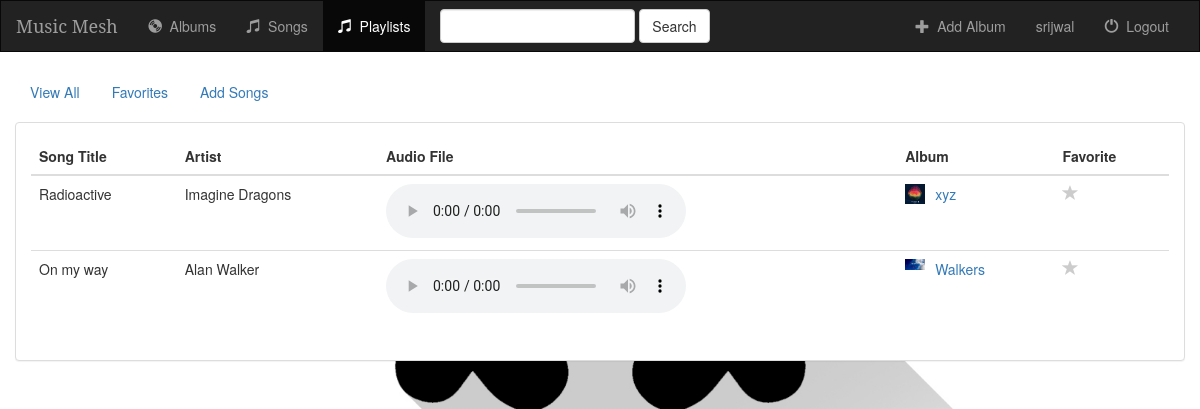
The page /music/playlist/2/ (signed in) on the database its author committed.
### music/models.py (models this page shows, shortened)
class Song(models.Model):
    album = models.ForeignKey(Album, on_delete=models.CASCADE)
    song_title = models.CharField(max_length=250)
    audio_file = models.FileField(default='', upload_to='media')
    is_favorite = models.BooleanField(default=False)

class Album(models.Model):
    user = models.ForeignKey(User, default=1, on_delete=models.CASCADE)
    artist = models.CharField(max_length=250)
    album_title = models.CharField(max_length=500)
    genre = models.CharField(max_length=100)
    album_logo = models.FileField()
    is_favorite = models.BooleanField(default=False)

### music/views.py (the view)
# urls.py: url(r'^playlist/(?P<play_list_id>[0-9]+)/$', views.playlist_data, name='playlist_data'),
def playlist_data(request,**kwargs):
    if not request.user.is_authenticated:
        return render(request, 'music/login.html')
    else:
        id = kwargs['play_list_id']
        playlists = Playlist.objects.filter(id=id).first()
        songs = playlists.songs.all()
        return render(request, 'music/playlist_data.html', {
            'song_list': songs,
        })

### music/templates/music/playlist_data.html (shortened to what this page needs)
{% extends 'music/base.html' %}
{% block playlists_active %}active{% endblock %}
{% block body %}
<div class="container-fluid songs-container">
    <div class="row">
        <div class="col-sm-12">
            <ul class="nav nav-pills" style="margin-bottom: 10px;">
                <li role="presentation" {% if filter_by == 'all' %}class="active"{% endif %}><a href="{% url 'music:songs' 'all' %}">View All</a></li>
                <li role="presentation" {% if filter_by == 'favorites' %}class="active"{% endif %}><a href="{% url 'music:songs' 'favorites' %}">Favorites</a></li>
                <li><a href="{% url 'music:create_playlist' %}">Add Songs</a></li>
            </ul>
        </div>
    </div>
    <div class="row">
        <div class="col-sm-12">
            <div class="panel panel-default">
                <div class="panel-body">
                    <table class="table">
                        <thead>
                            <tr>
                                <th>Song Title</th>
                                <th>Artist</th>
                                <th>Audio File</th>
                                <th>Album</th>
                                <th>Favorite</th>
                            </tr>
                        </thead>
                        <tbody>
                            {% for song in song_list %}
                                <tr>
                                    <td>{{ song.song_title }}</td>
                                    <td>{{ song.album.artist }}</td>
                                    <td>
                                        <audio controls="controls">
                                            <source src="{{ song.audio_file.url }}" type="audio/ogg" />
                                            <source src="{{ song.audio_file.url }}" type="audio/mpeg" />
                                            <source src="{{ song.audio_file.url }}" type="audio/wav" />
                                          </audio>
                                    </td>
                                    <td>
                                        <a href="{% url 'music:detail' song.album.id %}">
                                            <img src="{{ song.album.album_logo.url }}" class="img-responsive" style="width: 20px; float: left; margin-right: 10px;" />
                                        </a>
                                        <a href="{% url 'music:detail' song.album.id %}">{{ song.album.album_title }}</a>
                                    </td>
                                    <td>
                                        <a href="{% url 'music:favorite' song.id %}" class="btn-favorite"><span class="glyphicon glyphicon-star {% if song.is_favorite %}active{% endif %}"></span></a>
                                    </td>
                                </tr>
                            {% endfor %}
                        </tbody>
                    </table>
                </div>
            </div>
        </div>
    </div>
</div>
{% endblock %}

### music/templates/music/base.html (shortened to what this page needs)
<!DOCTYPE html>
<html lang="en">
<head>
    {% load staticfiles %}
    <link rel="stylesheet" href="https://maxcdn.bootstrapcdn.com/bootstrap/3.3.6/css/bootstrap.min.css">
    <link rel="stylesheet" type="text/css" href="{% static 'music/style.css' %}"/>
</head>
<body>
<nav class="navbar navbar-inverse">
    <div class="container-fluid">
        <div class="navbar-header">
            <a class="navbar-brand" href="{% url 'music:index' %}">Music Mesh</a>
        </div>
        <div class="collapse navbar-collapse" id="topNavBar">
            <ul class="nav navbar-nav">
                <li class="{% block albums_active %}{% endblock %}"><a href="{% url 'music:index' %}"><span class="glyphicon glyphicon-cd" aria-hidden="true"></span>&nbsp; Albums</a></li>
                <li class="{% block songs_active %}{% endblock %}"><a href="{% url 'music:songs' 'all' %}"><span class="glyphicon glyphicon-music" aria-hidden="true"></span>&nbsp; Songs</a></li>
                <li class="{% block playlists_active %}{% endblock %}"><a href="{% url 'music:playlist'%}"><span class="glyphicon glyphicon-music" aria-hidden="true"></span>&nbsp; Playlists</a></li>
            </ul>
            <form class="navbar-form navbar-left" role="search" method="get" action="{% url 'music:index' %}">
                <div class="form-group">
                    <input type="text" class="form-control" name="q" value="{{ request.GET.q }}">
                </div>
                <button type="submit" class="btn btn-default">Search</button>
            </form>
            <ul class="nav navbar-nav navbar-right">
                {% if request.user.is_superuser %}
                    <li>
                        <a href="{% url 'music:create_album' %}">
                            <span class="glyphicon glyphicon-plus" aria-hidden="true"></span>&nbsp; Add Album
                        </a>
                    </li>
                {% else %}
                    <li>
                        <a href="{% url 'music:create_playlist' %}">
                            <span class="glyphicon glyphicon-plus" aria-hidden="true"></span>&nbsp; Add Playlist
                        </a>
                    </li>
                {% endif %}
                    <li>
                        <a href=#>
                            <span>{{ request.user.username}}</span>
                        </a>
                    </li>
                    <li>
                    <a href="{% url 'music:logout_user' %}">
                        <span class="glyphicon glyphicon-off" aria-hidden="true"></span>&nbsp; Logout
                    </a>
                </li>
            </ul>
        </div>
    </div>
</nav>
{% block body %}
{% endblock %}
</body>
</html>

### music/static/music/style.css (style rules this page uses)
body { background: url("images/background.jpg"); height: 100%; background-position: center; background-repeat: no-repeat; background-size: cover; }
html { height: 100%; }
.navbar { border-radius: 0; }
.navbar-brand { font-family: 'Serif'; }
.glyphicon-star { color: #CCCCCC; font-size: 16px; }

### rows shown on the page
Song: song_title "Radioactive", album.artist "Imagine Dragons", album.album_logo (picture), album.album_title "xyz", is_favorite False (drawn)
Song: song_title "On my way", album.artist "Alan Walker", album.album_logo (picture), album.album_title "Walkers", is_favorite False (drawn)

### other values the page prints
{{ request.user.username }} "srijwal"
